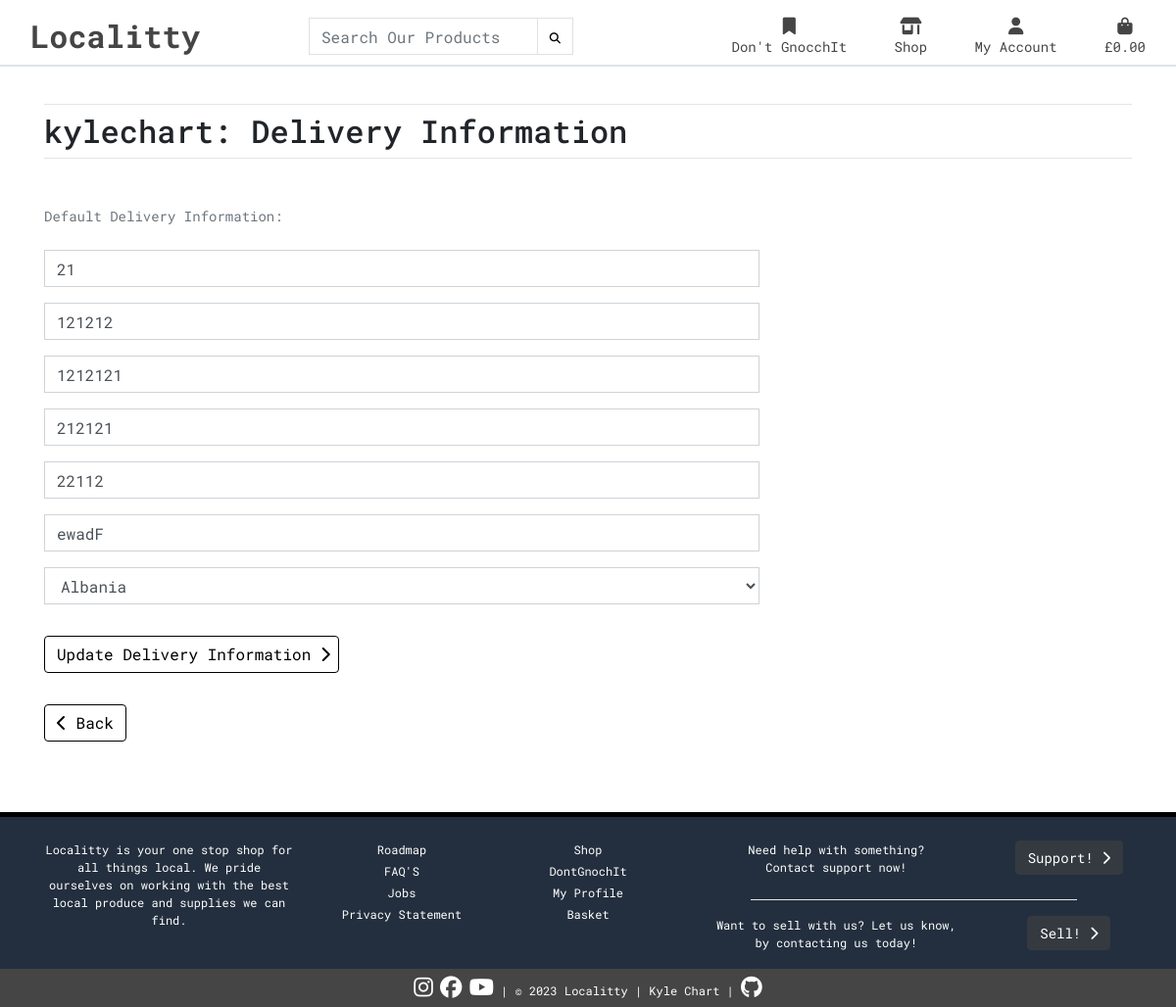
The app's page /profile/delivery-information/ (signed in) with its own data.
### profiles/models.py (models this page shows)
class UserProfile(models.Model):
    user = models.OneToOneField(User, on_delete=models.CASCADE)
    def_phone_number = models.CharField(max_length=20, null=True, blank=True)
    def_street_address1 = models.CharField(
        max_length=80, blank=True, null=True)
    def_street_address2 = models.CharField(
        max_length=80, blank=True, null=True)
    def_town_or_city = models.CharField(max_length=50, null=True, blank=True)
    def_county = models.CharField(max_length=50, null=True, blank=True)
    def_postcode = models.CharField(max_length=20, blank=True, null=True)
    def_country = CountryField(blank_label='Country', null=True, blank=True)
    def __str__(self):
        return self.user.username

### profiles/views.py (the view, shortened to what this page needs)
# urls.py: path('delivery-information/', views.renderdelivery,
@login_required
def renderdelivery(request):
    if not request.user.is_authenticated:
        messages.error(request, f'Sorry, you have to be registered to view this page. \
                       Please log in or make an account and try again.')
        return redirect('account_login')
    profile = get_object_or_404(UserProfile, user=request.user)
    form = UserForm(instance=profile)
    template = 'delivery_information.html'
    context = {
        'user': profile,
        'form': form,
        'on_delivery': True,
    }
    return render(request, template, context)

### profiles/forms.py
class UserForm(forms.ModelForm):
    class Meta:
        model = UserProfile
        exclude = ('user',)
    def __init__(self, *args, **kwargs):
        super().__init__(*args, **kwargs)
        placeholders = {
            'def_phone_number': 'Phone Number',
            'def_street_address1': 'Street Address Line 1',
            'def_street_address2': 'Street Address Line 2',
            'def_town_or_city': 'Town or City',
            'def_county': 'County',
            'def_postcode': 'Postcode',
        }
        self.fields['def_phone_number'].widget.attrs['autofocus'] = True
        for field in self.fields:
            if field != 'def_country':
                if self.fields[field].required:
                    placeholder = f'{placeholders} *'
                else:
                    placeholder = placeholders[field]
                self.fields[field].widget.attrs['placeholder'] = placeholder
            self.fields[field].widget.attrs['class'] = 'border-black rounded-0'
            self.fields[field].label = False

### profiles/templates/delivery_information.html (shortened to what this page needs)
{% extends "base.html" %}
{% load static %}
{% block pageheader %}
    <div class="container header-container">
    </div>
{% endblock %}
{% block content %}
<div class="container">
    <div class="row">
        <div class="col">
            <hr class="mb-2">
                <h2 class="page-title">{{ user }}: Delivery Information</h2>
            <hr class="mt-2">
        </div>
    </div>
    <div class="row mt-3">
        <div class="col-8 mt-3">
            <p class="text-muted">Default Delivery Information:</p>
            <form class="mt-4 mb-3" action="{% url 'delivery_information' %}" method="POST" id="profile-update-form">
                {{ form|crispy }}
                <button class=" mt-3 mb-3 btn btn-outline-black pr-2" type="submit">Update Delivery Information <i class="fas fa-chevron-right"></i></button>
            </form>
            <a href="{% url 'profile' %}" aria-label="Send the user back to the profiles page" class="btn btn-outline-black"><i class="fas fa-chevron-left"></i> Back</a>
        </div>
    </div>
</div>
<div class="row mt-4">
</div>
{% endblock %}

### static/css/base.css (style rules this page uses)
html { height: 100%; }
body { font-family: 'Roboto Mono', monospace, sans-serif, 'Times New Roman', Times, serif; min-height: 100vh; padding: 0; height: calc(100vh - 90px); font-size: 14px; }
a { color: #444544; text-decoration: none; }
.btn-outline-black { background: white; color: black !important; border: 1.5px solid black; }
@media (min-width: 992px) { .header-container { padding-top: 90px; } }

### records on screen
UserProfile: user.username "kylechart", def_phone_number "21", def_street_address1 "121212", def_street_address2 "1212121", def_town_or_city "212121", def_county "22112", def_postcode "ewadF", def_country "Albania"
